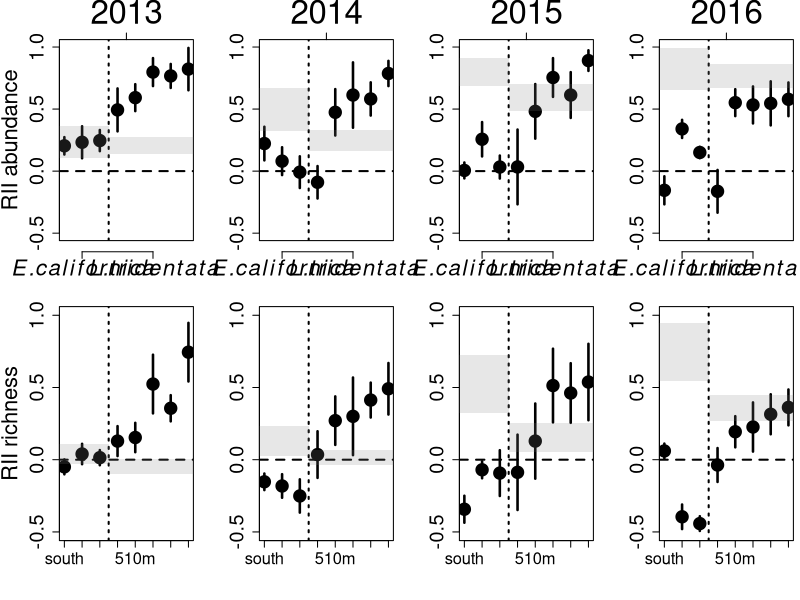
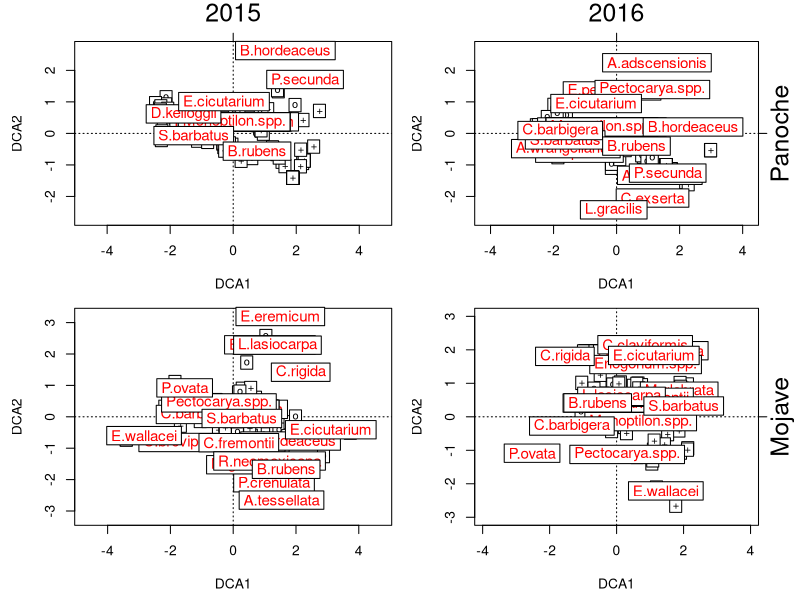

Reproduce these figures in R, in order.
## ---- chunk 1
knitr::opts_chunk$set(echo = TRUE)
#load libraries ####
library(dplyr)
library(lme4)
library(lattice)
library(latticeExtra)
library(lsmeans)
library(MASS)
library(vegan)

##load functions ####
error.bar <- function(x, y, upper, lower=upper, length=0,...){
  if(length(x) != length(y) | length(y) !=length(lower) | length(lower) != length(upper))
    stop("vectors must be same length")
  arrows(x,y+upper, x, y-lower, angle=90, code=3, length=0, ...)
}
se <- function(x) sd(x)/sqrt(length(x)) ## SE


## ---- chunk 2
#rii data first?
data <- read.csv("data/shrub.contrast.survey.csv")


data.ord <- read.table("data/shrub.contrast.ordination.csv", header=T,sep=",")
## ---- chunk 3
#data for abundance and richness
data=data
data[is.na(data)] <- 0
#data for ordinations: 2015 & 2016 only
data.ord=data.ord
data.ord[is.na(data.ord)] <- 0
## ---- chunk 4
m1 <- glm(abundance ~ year * Microsite * Region, data=data, family = poisson)
summary(m1)
## ---- chunk 5
m1$deviance/m1$df.residual
## ---- chunk 6
m1 <- glm.nb(abundance ~ year * Microsite * Region, data=data)
anova(m1, test="Chisq")
## ---- chunk 7
se <- function(x) sqrt(var(x)/length(x)) #standard error
conf.95 <- function(x) se(x)*2 #95% confidence interval bars
rii <- function(x, j, var)
{
s1 <- subset(x, Microsite == "Shrub", select=var)
o1 <- subset(x, Microsite == "Open", select=var)
return1 <- (s1 - o1) / (s1+o1)
x1 <- x[seq(1, nrow(x), by = 2),]
return2 <- cbind(x1[j], return1)
return2[is.na(return2)] <- 0
return2
}
## ---- chunk 8
rii.dat <- rii(data, 1:8, c("abundance","richness")) #keep columns 1:8
## ---- chunk 9
#site averages for each year
means <- aggregate(rii.dat, by=list(region=rii.dat$Region, site=rii.dat$Site,year=rii.dat$year), mean)
ses <- aggregate(rii.dat, by=list(region=rii.dat$Region, site=rii.dat$Site,year=rii.dat$year), conf.95)

#grand means for each year
grand.means <- aggregate(rii.dat, by=list(region=rii.dat$Region, site=rii.dat$Site,year=rii.dat$year), mean)
grand.ses <- aggregate(rii.dat, by=list(region=rii.dat$Region, site=rii.dat$Site,year=rii.dat$year), conf.95)
## ---- chunk 10
##x-axis locations
xax <- seq(1,8, by=c(1))

#region names
Ephedra <- expression(italic(E.)*italic(californica))
Larrea <- expression(italic(L.)*italic(tridentata))

par(mfrow=c(2,4))
##abundance
##site 2013 abundance
par(mar=c(4.5,4.5,3,.5))
plot(xax, means[1:8,"abundance"], pch=19, ylim=c(-0.5,1), ylab="RII abundance", xlab="", cex=2.5, cex.axis=1.8, cex.lab=2, xlim=c(1,8), xaxt='n')
#axis(1, at=1:8, labels=c("south","plateau","north","313m","510m","730m","960m","1130m"), cex.axis=1.5)
axis(1, at=c(2,6), labels=c(Ephedra,Larrea), cex.axis=2, pos=-0.65)
axis(3, at=c(4.5), labels="2013", cex.axis=3)
error.bar(xax,means[1:8,"abundance"],ses[1:8,"abundance"], lwd=2.5)
abline(h=0, lty=2, lwd=2)
abline(v=3.5, lty=3, lwd=2)
## add grand means
rect(0,grand.means[2,"abundance"]-grand.ses[2,"abundance"],3.5,grand.means[2,"abundance"]+grand.ses[2,"abundance"],col="#80808030",border="transparent") #Panoche
rect(3.5,grand.means[1,"abundance"]-grand.ses[1,"abundance"],9,grand.means[1,"abundance"]+grand.ses[1,"abundance"],col="#80808030",border="transparent") #Mojave

##site 2014 abundance
par(mar=c(4.5,4.5,3,.5))
plot(xax, means[9:16,"abundance"], pch=19, ylim=c(-0.5,1), ylab="", xlab="", cex=2.5, cex.axis=1.8, cex.lab=2, xlim=c(1,8), xaxt='n')
#axis(1, at=1:8, labels=c("south","plateau","north","313m","510m","730m","960m","1130m"), cex.axis=1.5)
axis(1, at=c(2,6), labels=c(Ephedra,Larrea), cex.axis=2, pos=-0.65)
axis(3, at=c(4.5), labels="2014", cex.axis=3)
error.bar(xax,means[9:16,"abundance"],ses[9:16,"abundance"], lwd=2.5)
abline(h=0, lty=2, lwd=2)
abline(v=3.5, lty=3, lwd=2)
## add grand means
rect(0,grand.means[4,"abundance"]-grand.ses[4,"abundance"],3.5,grand.means[4,"abundance"]+grand.ses[4,"abundance"],col="#80808030",border="transparent") #Panoche
rect(3.5,grand.means[3,"abundance"]-grand.ses[3,"abundance"],9,grand.means[3,"abundance"]+grand.ses[3,"abundance"],col="#80808030",border="transparent") #Mojave

##site 2015 abundance
par(mar=c(4.5,4.5,3,.5))
plot(xax, means[17:24,"abundance"], pch=19, ylim=c(-0.5,1), ylab="", xlab="", cex=2.5, cex.axis=1.8, cex.lab=2, xlim=c(1,8), xaxt='n')
#axis(1, at=1:8, labels=c("south","plateau","north","313m","510m","730m","960m","1130m"), cex.axis=1.5)
axis(1, at=c(2,6), labels=c(Ephedra,Larrea), cex.axis=2, pos=-0.65)
axis(3, at=c(4.5), labels="2015", cex.axis=3)
error.bar(xax,means[17:24,"abundance"],ses[17:24,"abundance"], lwd=2.5)
abline(h=0, lty=2, lwd=2)
abline(v=3.5, lty=3, lwd=2)
## add grand means
rect(0,grand.means[6,"abundance"]-grand.ses[6,"abundance"],3.5,grand.means[6,"abundance"]+grand.ses[6,"abundance"],col="#80808030",border="transparent") #Panoche
rect(3.5,grand.means[5,"abundance"]-grand.ses[5,"abundance"],9,grand.means[5,"abundance"]+grand.ses[5,"abundance"],col="#80808030",border="transparent") #Mojave

##site 2016 abundance
par(mar=c(4.5,4.5,3,.5))
plot(xax, means[25:32,"abundance"], pch=19, ylim=c(-0.5,1), ylab="", xlab="", cex=2.5, cex.axis=1.8, cex.lab=2, xlim=c(1,8), xaxt='n')
#axis(1, at=1:8, labels=c("south","plateau","north","313m","510m","730m","960m","1130m"), cex.axis=1.5)
axis(1, at=c(2,6), labels=c(Ephedra,Larrea), cex.axis=2, pos=-0.65)
axis(3, at=c(4.5), labels="2016", cex.axis=3)
error.bar(xax,means[25:32,"abundance"],ses[25:32,"abundance"], lwd=2.5)
abline(h=0, lty=2, lwd=2)
abline(v=3.5, lty=3, lwd=2)
## add grand means
rect(0,grand.means[8,"abundance"]-grand.ses[8,"abundance"],3.5,grand.means[8,"abundance"]+grand.ses[8,"abundance"],col="#80808030",border="transparent") #Panoche
rect(3.5,grand.means[7,"abundance"]-grand.ses[7,"abundance"],9,grand.means[7,"abundance"]+grand.ses[7,"abundance"],col="#80808030",border="transparent") #Mojave

##richness 
##site 2013 richness
par(mar=c(4.5,4.5,.5,.5))
plot(xax, means[1:8,"richness"], pch=19, ylim=c(-0.5,1), ylab="RII richness", xlab="", cex=2.5, cex.axis=1.8, cex.lab=2, xlim=c(1,8), xaxt='n')
axis(1, at=1:8, labels=c("south","plateau","north","313m","510m","730m","960m","1130m"), cex.axis=1.5)
error.bar(xax,means[1:8,"richness"],ses[1:8,"richness"], lwd=2.5)
abline(h=0, lty=2, lwd=2)
abline(v=3.5, lty=3, lwd=2)
## add grand means
rect(0,grand.means[2,"richness"]-grand.ses[2,"richness"],3.5,grand.means[2,"richness"]+grand.ses[2,"richness"],col="#80808030",border="transparent") #Panoche
rect(3.5,grand.means[1,"richness"]-grand.ses[1,"richness"],9,grand.means[1,"richness"]+grand.ses[1,"richness"],col="#80808030",border="transparent") #Mojave

##site 2014 richness
par(mar=c(4.5,4.5,.5,.5))
plot(xax, means[9:16,"richness"], pch=19, ylim=c(-0.5,1), ylab="", xlab="", cex=2.5, cex.axis=1.8, cex.lab=2, xlim=c(1,8), xaxt='n')
axis(1, at=1:8, labels=c("south","plateau","north","313m","510m","730m","960m","1130m"), cex.axis=1.5)
error.bar(xax,means[9:16,"richness"],ses[9:16,"richness"], lwd=2.5)
abline(h=0, lty=2, lwd=2)
abline(v=3.5, lty=3, lwd=2)
## add grand means
rect(0,grand.means[4,"richness"]-grand.ses[4,"richness"],3.5,grand.means[4,"richness"]+grand.ses[4,"richness"],col="#80808030",border="transparent") #Panoche
rect(3.5,grand.means[3,"richness"]-grand.ses[3,"richness"],9,grand.means[3,"richness"]+grand.ses[3,"richness"],col="#80808030",border="transparent") #Mojave

##site 2015 richness
par(mar=c(4.5,4.5,.5,.5))
plot(xax, means[17:24,"richness"], pch=19, ylim=c(-0.5,1), ylab="", xlab="", cex=2.5, cex.axis=1.8, cex.lab=2, xlim=c(1,8), xaxt='n')
axis(1, at=1:8, labels=c("south","plateau","north","313m","510m","730m","960m","1130m"), cex.axis=1.5)
error.bar(xax,means[17:24,"richness"],ses[17:24,"richness"], lwd=2.5)
abline(h=0, lty=2, lwd=2)
abline(v=3.5, lty=3, lwd=2)
## add grand means
rect(0,grand.means[6,"richness"]-grand.ses[6,"richness"],3.5,grand.means[6,"richness"]+grand.ses[6,"richness"],col="#80808030",border="transparent") #Panoche
rect(3.5,grand.means[5,"richness"]-grand.ses[5,"richness"],9,grand.means[5,"richness"]+grand.ses[5,"richness"],col="#80808030",border="transparent") #Mojave

##site 2016 richness
par(mar=c(4.5,4.5,.5,.5))
plot(xax, means[25:32,"richness"], pch=19, ylim=c(-0.5,1), ylab="", xlab="", cex=2.5, cex.axis=1.8, cex.lab=2, xlim=c(1,8), xaxt='n')
axis(1, at=1:8, labels=c("south","plateau","north","313m","510m","730m","960m","1130m"), cex.axis=1.5)
error.bar(xax,means[25:32,"richness"],ses[25:32,"richness"], lwd=2.5)
abline(h=0, lty=2, lwd=2)
abline(v=3.5, lty=3, lwd=2)
## add grand means
rect(0,grand.means[8,"richness"]-grand.ses[8,"richness"],3.5,grand.means[8,"richness"]+grand.ses[8,"richness"],col="#80808030",border="transparent") #Panoche
rect(3.5,grand.means[7,"richness"]-grand.ses[7,"richness"],9,grand.means[7,"richness"]+grand.ses[7,"richness"],col="#80808030",border="transparent") #Mojave
## ---- chunk 11
##Separate region and year
dat.2015 <- subset(data.ord, year==2015) ##subset data for 2015
pan.2015 <- subset(dat.2015, Region=="Panoche")
dat.2016 <- subset(data.ord, year==2016)
pan.2016 <- subset(dat.2016, Region=="Panoche")
mnp.2015 <- subset(dat.2015, Region=="Mojave")
mnp.2015 <- subset(mnp.2015, rowSums(mnp.2015[,11:41])>0) #remove empty plots for analysis
mnp.2016 <- subset(dat.2016, Region=="Mojave")
mnp.2016 <- subset(mnp.2016, rowSums(mnp.2016[,11:41])>0) #remove empty plots for analysis
## ---- chunk 12
# 2x2 plot
par(mfrow=c(2,2))

## Hellinger transformation --> Legendre and Gallagher 2001
pan.2015.trans <-decostand(pan.2015[,11:40], method="hellinger") #select only species columns

##DCA with microsite as predictor
dca1 <- decorana(pan.2015.trans)

#Panoche 2015
par(mar=c(4.5,4.5,2.5,.5))
plot(dca1, xlim=c(-2.7,2.7), ylim=c(-2.7,2.7), dis="sp")
axis(3, 0, label="2015", cex.axis=1.8)

#create shrub-open labels for plot
ordi.lab <- rep(c("+","o"),45)# + - shrub, o - open

##display species
abu <- colSums(pan.2015.trans) #sum plots to prioritize species
ordilabel(scores(dca1)*2.5, labels=ordi.lab, dis="sites") #expand site locations on plot
ordilabel(dca1, col = "red", dis = "sp", priority = abu, cex=1.1) #plot species based on abundance

#Panoche 2016
pan.2016.trans <-decostand(pan.2016[,11:40], method="hellinger")
dca2 <- decorana(pan.2016.trans)

par(mar=c(4.5,4.5,2.5,2.5))
plot(dca2, xlim=c(-3,3), ylim=c(-2.7,2.7), dis="sp")
axis(3, 0, label="2016", cex.axis=1.8)
axis(4, 0, label="Panoche", cex.axis=1.8)

abu <- colSums(pan.2016.trans)
ordilabel(scores(dca2)*2.5, labels=ordi.lab, dis="sites") #expand site locations on plot
ordilabel(dca2, col = "red", dis = "sp", priority = abu, cex=1.1) #plot species based on abundance

#mojave 2015
mnp.2015.trans <-decostand(mnp.2015[,11:40], method="hellinger")
dca1 <- decorana(mnp.2015.trans)

par(mar=c(4.5,4.5,.5,.5))
plot(dca1, xlim=c(-3.5,3.5), ylim=c(-3.2,3.2), dis="sp")

##display species
abu <- colSums(mnp.2015.trans) #sum plots to prioritize species
ordilabel(scores(dca1)*1.2, labels=ordi.lab,dis="sites") #expand site locations on plot
ordilabel(dca1, col = "red", dis = "sp", priority = abu, cex=1.1) #plot species based on abundance

#mojave 2016
mnp.2016.trans <-decostand(mnp.2016[,11:40], method="hellinger")
dca2 <- decorana(mnp.2016.trans)

par(mar=c(4.5,4.5,.5,2.5))
plot(dca2, xlim=c(-3,3), ylim=c(-3,3), dis="sp")
axis(4, 0, label="Mojave", cex.axis=1.8)

##display species
abu <- colSums(mnp.2016.trans) #sum plots to prioritize species
ordilabel(scores(dca2)*1.2, labels=ordi.lab,dis="sites") #expand site locations on plot
ordilabel(dca2, col = "red", dis = "sp", priority = abu, cex=1.1) #plot species based on abundance
